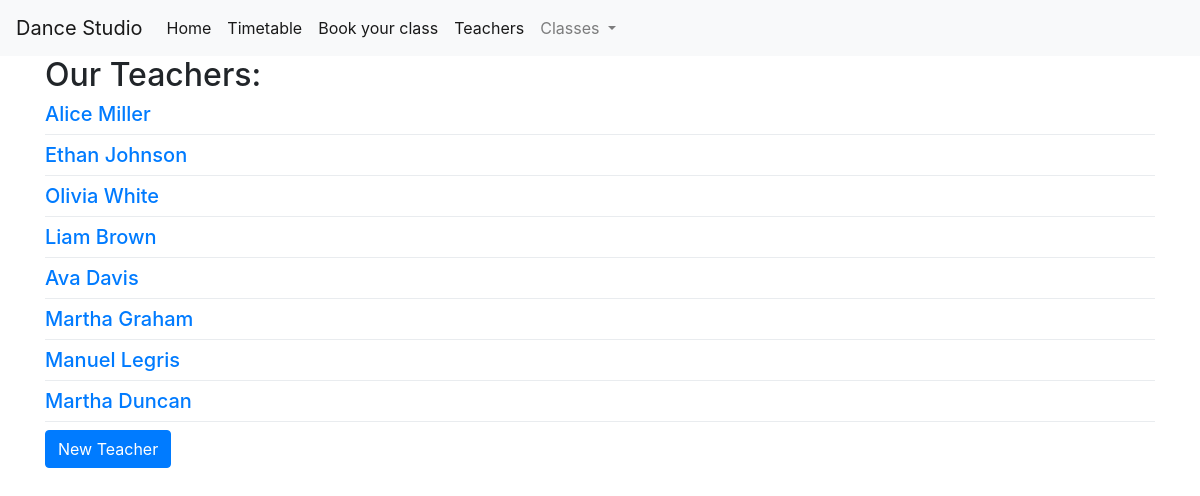
The page /teachers on the database its author committed.
### tables this page shows
CREATE TABLE teachers (
    teacher_id INTEGER PRIMARY KEY AUTOINCREMENT,
    name VARCHAR(50) NOT NULL,
    surname VARCHAR(50) NOT NULL
);

### app.py (the view)
@app.route('/teachers')
def teachers():
    dance_classes = get_dance_classes_for_navbar()
    conn = get_db_connection()
    teachers = conn.execute('SELECT * FROM teachers').fetchall()
    conn.close()
    return render_template('teachers.html', teachers=teachers, dance_classes=dance_classes)

### app.py (called while the page is built)
def get_db_connection():
    conn = sqlite3.connect('database.db')
    conn.row_factory = sqlite3.Row
    return conn

def get_dance_classes_for_navbar():
    conn = get_db_connection()
    dance_classes = conn.execute('SELECT * FROM dance_classes').fetchall()
    conn.close()
    return dance_classes

### templates/teachers.html
{% extends 'base.html' %}
{% block content %}
  <h2>{% block title %} Our Teachers: {% endblock %}</h2>
  {% for teacher in teachers %}
    <div>
      <a href="{{ url_for('teacher', teacher_id=teacher['teacher_id']) }}">
        <h5>{{ teacher['name'] ~ ' ' ~ teacher['surname'] }}</h5>
      </a>
    </div>
    <div class="dropdown-divider"></div>
  {% endfor %}
  <div class="form-group">
    <a class="btn btn-primary" href="{{ url_for('create_teacher') }}" role="button">New Teacher</a>
  </div>
{% endblock %}

### templates/base.html (shortened to what this page needs)
<!doctype html>
<html lang="en">
  <head>
    <link rel="stylesheet" href="https://stackpath.bootstrapcdn.com/bootstrap/4.3.1/css/bootstrap.min.css">
  </head>
  <body>
    <nav class="navbar navbar-expand-md navbar-light bg-light">
        <a class="navbar-brand" href="{{ url_for('index')}}">Dance Studio</a>
        <div class="collapse navbar-collapse" id="navbarNav">
            <ul class="navbar-nav">
            <li class="nav-item active">
                <a class="nav-link" href="{{ url_for('index')}}">Home</a>
            </li>
            <li class="nav-item active">
                <a class="nav-link" href="#">Timetable</a>
            </li>
            <li class="nav-item active">
                <a class="nav-link" href="#">Book your class</a>
            </li>
            <li class="nav-item active">
                <a class="nav-link" href="{{url_for('teachers')}}">Teachers</a>
            </li>
            <li class="nav-item dropdown">
              <a class="nav-link dropdown-toggle" href="#" id="navbarDropdownS" role="button" data-toggle="dropdown" aria-haspopup="true" aria-expanded="false">
                Classes
              </a>
            </ul>
        </div>
    </nav>
    <div class="container">
        {% block content %} {% endblock %}
    </div>
  </body>
</html>

### rows shown on the page
teachers: name+surname "Alice Miller"
teachers: name+surname "Ethan Johnson"
teachers: name+surname "Olivia White"
teachers: name+surname "Liam Brown"
teachers: name+surname "Ava Davis"
teachers: name+surname "Martha Graham"
teachers: name+surname "Manuel Legris"
teachers: name+surname "Martha Duncan"
